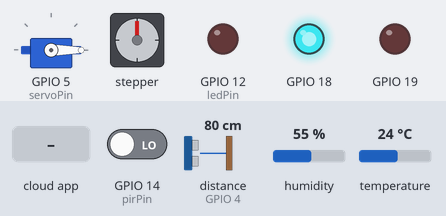
Simulated run of this program. Board: ESP32. On the bench: servo, stepper motor, output pins drawn as LEDs (lit = HIGH). Wiring (from diagram.json): ultrasonic range finder: trigger GPIO 2; echo GPIO 4. Inputs (shaded band) come from the test bench; at power-on: distance to the obstacle (sensor on GPIO 4) 80 cm, GPIO 14 (pirPin) LOW, humidity 55 %, temperature 24 °C. The echo pulse lasts 58.3 µs per cm; WiFi joins after 1.5 s; servers stay silent unless stated; the Firebase database answers and starts empty; stepper angles assume 200 steps per turn; pins used as bus, display or sensor lines are not drawn; what the program prints to the serial monitor is not drawn.

Above: at 3.2 s.
3.3 s: distance to the obstacle (sensor on GPIO 4) set to 97 cm
8.3 s: distance to the obstacle (sensor on GPIO 4) set to 106 cm
At 12.5 s:
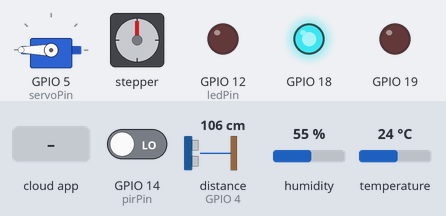
12.8 s: the phone or cloud app sets QUAT to 1
At 13.42 s:
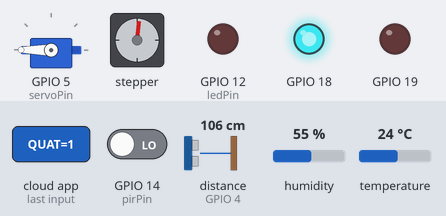
At 14.02 s:
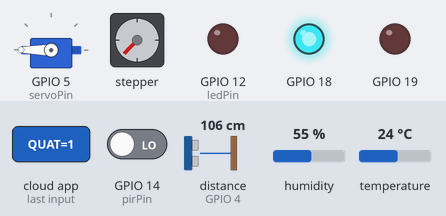
Timing chart, 0 to 22.3 s (numbered marks = the images above; inputs shaded):
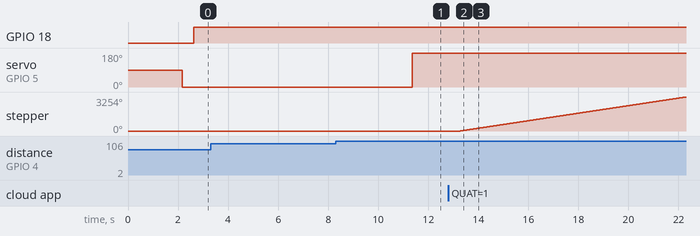

The program:

main.cpp
```cpp
#include <FirebaseESP32.h>
#include <WiFi.h>
#include "DHTesp.h"
#include <ESP32Servo.h>
#include <Stepper.h>
#include <WiFiClient.h>
#include <HTTPClient.h>
#include <PubSubClient.h>

const int trigPin = 2; // khoang cach
const int echoPin = 4; // khoang cach
const int DHT_PIN = 15; // DHT
const int servoPin = 5; // servo
const int pirPin = 14;  // Chân kết nối cảm biến PIR
const int ledPin = 12;  // Chân kết nối đèn LED
const int stepPin = 25; // motor
const int dirPin = 33; // motor
const int stepsPerRevolution = 200; // motor
#define SOUND_SPEED 0.034

WiFiClient espClient;
PubSubClient client(espClient);

#define FIREBASE_HOST "https://buthtub-firebase-default-rtdb.firebaseio.com/"
#define FIREBASE_AUTH "AIzaSyCvwZuRE7hOPMot-AyvAAAqZKD_kXPAVTI"

Stepper myStepper(stepsPerRevolution, stepPin, dirPin);
DHTesp dhtSensor;
Servo servo;
FirebaseData firebaseData;
FirebaseConfig firebaseConfig; // Khai báo đối tượng FirebaseConfig
FirebaseAuth firebaseAuth; // Khai báo đối tượng FirebaseAuth

long duration;
float distanceCm;

//-----------------------------------------

void hc_sr04() {
  int pos = 0;
  digitalWrite(trigPin, LOW);
  delayMicroseconds(2);
  digitalWrite(trigPin, HIGH);
  delayMicroseconds(10);
  digitalWrite(trigPin, LOW);
  duration = pulseIn(echoPin, HIGH);
  distanceCm = duration * SOUND_SPEED / 2;
  Serial.print("Distance (cm): ");
  Serial.println(distanceCm);
  Firebase.setInt(firebaseData, "/PTIOT_DHT/Dis", distanceCm);
  if (distanceCm >= 100) {
    Serial.println("Không có người");
    servo.write(180);
  } else {
    Serial.println("Có người");
    servo.write(0);  // Góc 0 độ
  }
}

//-----------------------------------

void dht() {
  TempAndHumidity  data = dhtSensor.getTempAndHumidity();
  float temperature = (data.temperature);
  float humidity = (data.humidity);
  if (isnan(temperature) || isnan(humidity)) {
    Serial.println("Failed to read from DHT sensor!");
    return;
  }
  Serial.print("Temperature: ");
  Serial.print(temperature);
  Serial.print("°C, Humidity: ");
  Serial.print(humidity);
  Serial.println("%");

  Firebase.setInt(firebaseData, "/PTIOT_DHT/Temp", temperature);
  Firebase.setInt(firebaseData, "/PTIOT_DHT/hum", humidity);


  if (temperature >= 40) {
    digitalWrite(19, HIGH);
    Firebase.setInt(firebaseData, "/PTIOT_DHT/LED_02", 1);
  } else {
    digitalWrite(19, LOW);
    Firebase.setInt(firebaseData, "/PTIOT_DHT/LED_02", 0);
  }
  if (humidity >= 30 && humidity <= 60) {
    digitalWrite(18, HIGH);
    Firebase.setInt(firebaseData, "/PTIOT_DHT/LED_03", 1);
  } else {
    digitalWrite(18, LOW);
    Firebase.setInt(firebaseData, "/PTIOT_DHT/LED_03", 0);
  }
  delay(1000);
}

//-------------------------------------

void PIR() {
  int motion = digitalRead(pirPin);
  if (motion == HIGH) {
    digitalWrite(ledPin, HIGH);
    Serial.println("có người bật đèn");
    Firebase.setString(firebaseData, "/PTIOT_DHT/LED_04", pirPin);
  } else {
    digitalWrite(ledPin, LOW);
    Serial.println("không có người tắt đèn");
    Firebase.setInt(firebaseData, "/PTIOT_DHT/LED_04", pirPin);
  }
}

//------------------------------------

void QUAT() {
  if (Firebase.getInt(firebaseData, "/PTIOT_DHT/QUAT") == true) {
    int quatValue = firebaseData.to<int>();
    if (quatValue == 1) {
      // Bật động cơ
      myStepper.step(stepsPerRevolution * 20); // Quay 20 vòng
    } else {
      // Tắt động cơ
      myStepper.step(0); // Không quay (tắt động cơ)
    }
  }
}

//-------------------------------------

void setup() {
  Serial.begin(9600);
  pinMode(trigPin, OUTPUT);
  pinMode(echoPin, INPUT);

  pinMode(5, OUTPUT);
  pinMode(18, OUTPUT);
  pinMode(19, OUTPUT);

  pinMode(pirPin, INPUT);
  pinMode(ledPin, OUTPUT);

  dhtSensor.setup(DHT_PIN, DHTesp::DHT22);

  servo.attach(servoPin, 500, 2400);

  myStepper.setSpeed(60); // RPM

  WiFi.begin("Wokwi-GUEST", "", 6);
  Serial.print("Connecting to Wi-Fi");

  while (WiFi.status() != WL_CONNECTED) {
    Serial.print(".");
    delay(1000);
  }

  Serial.println();
  Serial.print("Connected to Wi-Fi, IP address: ");
  Serial.println(WiFi.localIP());

  // Khởi tạo Firebase
  firebaseConfig.host = FIREBASE_HOST; // Thiết lập host
  firebaseConfig.signer.tokens.legacy_token = FIREBASE_AUTH; // Thiết lập legacy token

  // Initialize Firebase
  Firebase.begin(&firebaseConfig, &firebaseAuth); // Thay đổi hàm gọi Firebase
  Firebase.setReadTimeout(firebaseData, 1000 * 60);
  Firebase.setwriteSizeLimit(firebaseData, "tiny");
}

void loop() {
  hc_sr04();
  dht();
  PIR();
  QUAT();
  delay(1000);
}
```

Measured:
- the behaviour switches between 100 and 101 cm on distance to the obstacle (sensor on GPIO 4) (found by bisection; images 0 and 1)
- after the input at 3.3 s, every drawn part: stays the same
- after the input at 8.3 s, servo on GPIO 5 (servoPin): 0° → 180° after 3.1 s
- after the input at 12.8 s, stepper: keeps turning clockwise at about 361°/s, starting after 0.47 s
